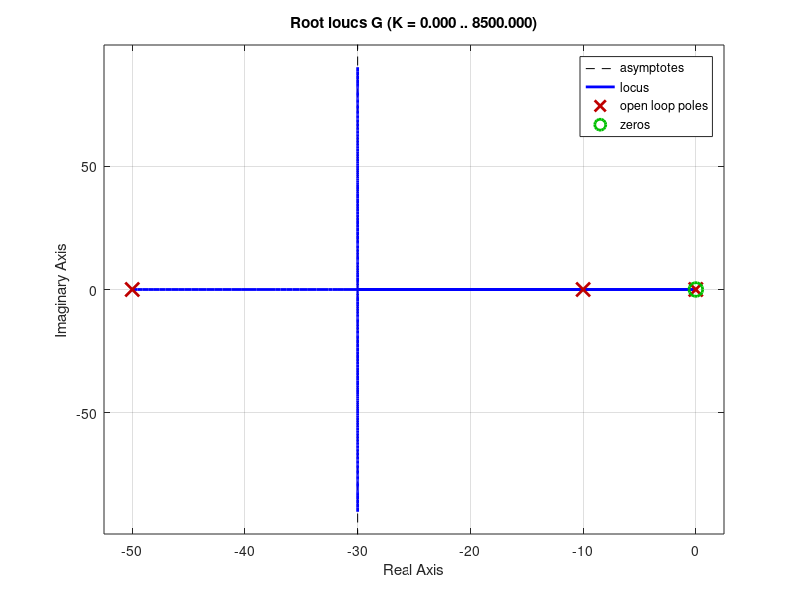

This chart was generated by the following MATLAB code:
% 定义系统传递函数
num = [1 0];          % 分子系数，这里为一个典型的比例控制器，系数为1
den = [1 60 500 0];       % 分母系数，代表一个二阶系统，假设为s^2 + 2s + 1

% 创建传递函数模型
G = tf(num, den);

% 绘制根轨迹
rlocus(G);
